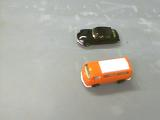
%> input picture Matlab_figures/toycars1.png, 160 x 120 px
$ octave inverter.m   (GNU Octave 9; MATLAB toolbox functions it lacks are replaced by stand-ins)
%> lines starting %> are read from the running program, lines starting %| are printed output that depends on the picture; in (x1, y1, x2, y2) boxes, pixels count from 0 and x2, y2 are one past the last pixel; in counts of white or black regions, pixels touching at a corner belong together; the program's own positions count from 1
pkg load image

A = imread('toycars1.png');
%> A is the input picture: size 120x160x3 uint8; mean R, G, B 173.1, 171.4, 163
B = imread('toycars2.png');
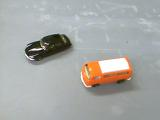
%> input picture Matlab_figures/toycars2.png, 160 x 120 px
%> B is the input picture: size 120x160x3 uint8; mean R, G, B 167.7, 168.8, 166.3

Abw = im2bw(A);
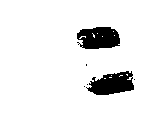
%> Abw: size 120x160 logical; 92.1% white; 6 black regions (4 under 20 px), largest, box (x1, y1, x2, y2) and area: (86, 71, 134, 95) 762, (77, 27, 120, 49) 758
Bbw = im2bw(B);
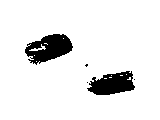
%> Bbw: size 120x160 logical; 91.3% white; 5 black regions (3 under 20 px), largest, box (x1, y1, x2, y2) and area: (25, 34, 73, 65) 895, (87, 71, 135, 95) 771
Output = xor(Abw, Bbw);
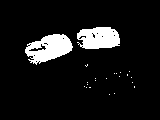
%> Output: size 120x160 logical; 8.7% white; 22 white regions (20 under 20 px), largest, box (x1, y1, x2, y2) and area: (25, 34, 73, 65) 895, (77, 27, 120, 49) 758

subplot(3,3,1), imshow(A); title('Source 1'), axis image;
subplot(3,3,3), imshow(B); title('Source 2');
subplot(3,3,4), imshow(Abw); title('B/W 1');
subplot(3,3,6), imshow(Bbw); title('B/W 2');
subplot(3,3,8), imshow(Output); title('Output');

octave
%> (this line was passed over: octave is not available in this run)
